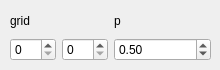
         <widget class="QWidget" name="tab_11">
          <attribute name="title">
           <string>RandomGridShuffle</string>
          </attribute>
          <widget class="QWidget" name="gridLayoutWidget_22">
           <property name="geometry">
            <rect>
             <x>10</x>
             <y>10</y>
             <width>201</width>
             <height>51</height>
            </rect>
           </property>
           <layout class="QGridLayout" name="gridLayout_23">
            <item row="1" column="0">
             <layout class="QHBoxLayout" name="horizontalLayout_20">
              <item>
               <widget class="QSpinBox" name="sb_rgs_grid0"/>
              </item>
              <item>
               <widget class="QSpinBox" name="sb_rgs_grid1"/>
              </item>
             </layout>
            </item>
            <item row="0" column="1">
             <widget class="QLabel" name="label_79">
              <property name="text">
               <string>p</string>
              </property>
             </widget>
            </item>
            <item row="1" column="1">
             <widget class="QDoubleSpinBox" name="sb_rgs_p">
              <property name="maximum">
               <double>1.000000000000000</double>
              </property>
              <property name="singleStep">
               <double>0.100000000000000</double>
              </property>
              <property name="value">
               <double>0.500000000000000</double>
              </property>
             </widget>
            </item>
            <item row="0" column="0">
             <widget class="QLabel" name="label_77">
              <property name="text">
               <string>grid</string>
              </property>
             </widget>
            </item>
           </layout>
          </widget>
         </widget>
